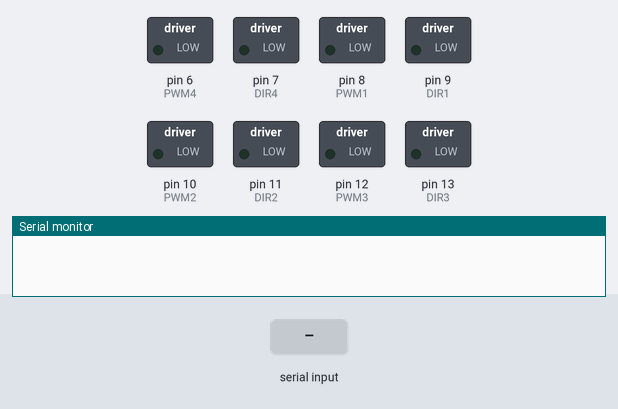
A sketch run on a simulated Arduino Mega 2560, built with avr-gcc and run on an emulated ATmega2560. Parts: switched loads named in the sketch (green lamp = pin HIGH), the last lines printed to the serial monitor. Inputs (shaded band) come from the test bench.

Above: at 1.2 s.
1.3 s: "90,45,200\n" received over the second serial link
At 1.7 s:
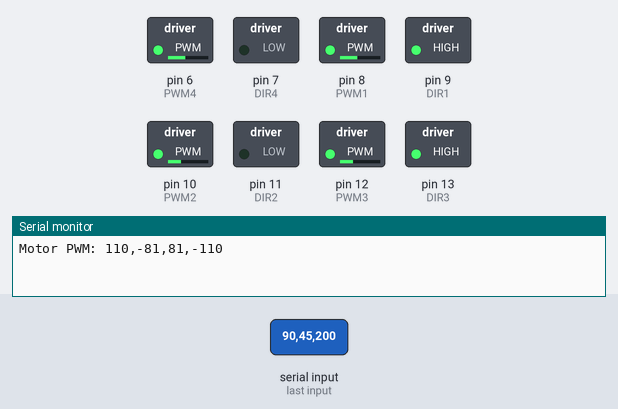
2.8 s: "30,150,10\n" received over the second serial link
At 3.8 s:
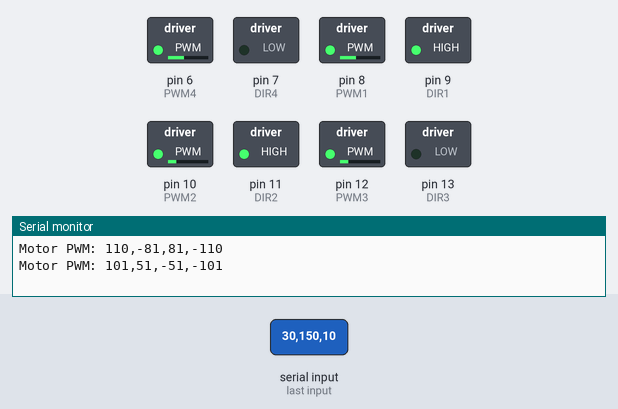
Timing chart, 0 to 5.8 s (numbered marks = the images above; inputs shaded):
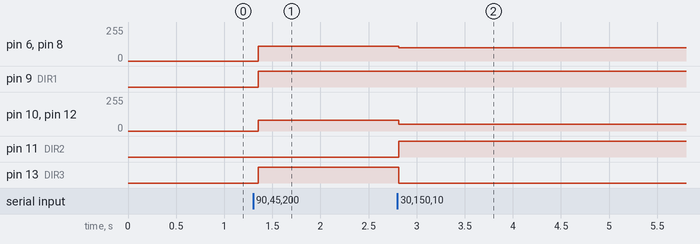

The sketch:

360_usingcos.ino
```cpp
#include <math.h>

// Pin assignments for motors
int PWM1 = 8; int DIR1 = 9;
int PWM2 = 10; int DIR2 = 11;
int PWM3 = 12; int DIR3 = 13;
int PWM4 = 6; int DIR4 = 7;

int centerX = 0; int centerY = 0;  // Joystick calibration centers
const int maxpwm = 110;  // Maximum motor speed
const int rotpwm = 50;   // Rotation speed scaling
const int deadZone = 25; // Dead zone for joystick input

void setup() {
  Serial.begin(9600);  // Monitor output
  Serial1.begin(9600); // UART communication with ESP32

  // Define motor control pins as outputs
  pinMode(PWM1, OUTPUT);
  pinMode(DIR1, OUTPUT);
  pinMode(PWM2, OUTPUT);
  pinMode(DIR2, OUTPUT);
  pinMode(PWM3, OUTPUT);
  pinMode(DIR3, OUTPUT);
  pinMode(PWM4, OUTPUT);
  pinMode(DIR4, OUTPUT);
}

void loop() {
  if (Serial1.available() > 0) {
    // Read joystick, D-pad, throttle, and brake data
    String data = Serial1.readStringUntil('\n');
    int delimiter1 = data.indexOf(',');
    int delimiter2 = data.indexOf(',', delimiter1 + 1);
    int delimiter3 = data.indexOf(',', delimiter2 + 1);
    int delimiter4 = data.indexOf(',', delimiter3 + 1);

    // Parse the incoming data if it's valid
    if (delimiter1 != -1 && delimiter4 != -1) {
      int axisY = data.substring(0, delimiter1).toInt();
      int axisX = data.substring(delimiter1 + 1, delimiter2).toInt();
      int dpad = data.substring(delimiter2 + 1, delimiter3).toInt();  // For rotation
      int throttle = data.substring(delimiter3 + 1, delimiter4).toInt();
      int brake = data.substring(delimiter4 + 1).toInt();

      // Adjust joystick values to remove offset
      int adjustedY = axisY - centerY;
      int adjustedX = axisX - centerX;

      // Apply a dead zone to avoid jittery movement
      if (abs(adjustedY) < deadZone && abs(adjustedX) < deadZone && abs(dpad) < deadZone) {
        // Stop all motors if within dead zone
        analogWrite(PWM1, 0);
        analogWrite(PWM2, 0);
        analogWrite(PWM3, 0);
        analogWrite(PWM4, 0);
      } else {
        // Calculate the magnitudes for movement
        float angle = atan2(adjustedY, adjustedX) * 180 / PI; // Get angle of joystick direction
        int mag = constrain(sqrt(pow(adjustedX, 2) + pow(adjustedY, 2)), 0, maxpwm); // Magnitude of joystick input

        // Rotation control based on dpad or other input
        int rotation = constrain(dpad, -rotpwm, rotpwm);

        // Omni-wheel motor speed calculation
        // Motor placement is assumed to be at 45-degree angles or in an X-shape
        int speed1 = mag * cos((angle - 45) * PI / 180) + rotation;   // Front-right wheel
        int speed2 = mag * cos((angle + 45) * PI / 180) - rotation;   // Front-left wheel
        int speed3 = mag * cos((angle - 135) * PI / 180) + rotation;  // Rear-right wheel
        int speed4 = mag * cos((angle + 135) * PI / 180) - rotation;  // Rear-left wheel

        // Constrain motor speeds to allowable range (-maxpwm to maxpwm)
        speed1 = constrain(speed1, -maxpwm, maxpwm);
        speed2 = constrain(speed2, -maxpwm, maxpwm);
        speed3 = constrain(speed3, -maxpwm, maxpwm);
        speed4 = constrain(speed4, -maxpwm, maxpwm);

        // Set motor directions and speeds
        setMotorSpeed(PWM1, DIR1, speed1);
        setMotorSpeed(PWM2, DIR2, speed2);
        setMotorSpeed(PWM3, DIR3, speed3);
        setMotorSpeed(PWM4, DIR4, speed4);

        // Debugging: Print motor values
        String dataToSend = String(speed1) + "," + String(speed2) + "," + String(speed3) + "," + String(speed4);
        Serial.println("Motor PWM: " + dataToSend);
      }
    }
  }
  delay(50);  // Add a small delay to reduce data processing frequency
}

// Function to set motor speed and direction
void setMotorSpeed(int pwmPin, int dirPin, int speed) {
  if (speed >= 0) {
    digitalWrite(dirPin, HIGH);  // Forward direction
  } else {
    digitalWrite(dirPin, LOW);   // Reverse direction
    speed = -speed;              // Use absolute value for PWM
  }
  analogWrite(pwmPin, speed);    // Write PWM value to motor
}
```

Measured:
- after the input at 1.3 s, pin 6 (PWM4), pin 8 (PWM1): 0/255 → 110/255 after 0.05 s; pin 9 (DIR1), pin 13 (DIR3): LOW → HIGH after 0.05 s; pin 10 (PWM2), pin 12 (PWM3): 0/255 → 81/255 after 0.05 s
- after the input at 2.8 s, pin 6 (PWM4), pin 8 (PWM1): 110/255 → 101/255 at once; pin 10 (PWM2), pin 12 (PWM3): 81/255 → 51/255 at once; pin 11 (DIR2): LOW → HIGH at once; pin 13 (DIR3): HIGH → LOW at once
